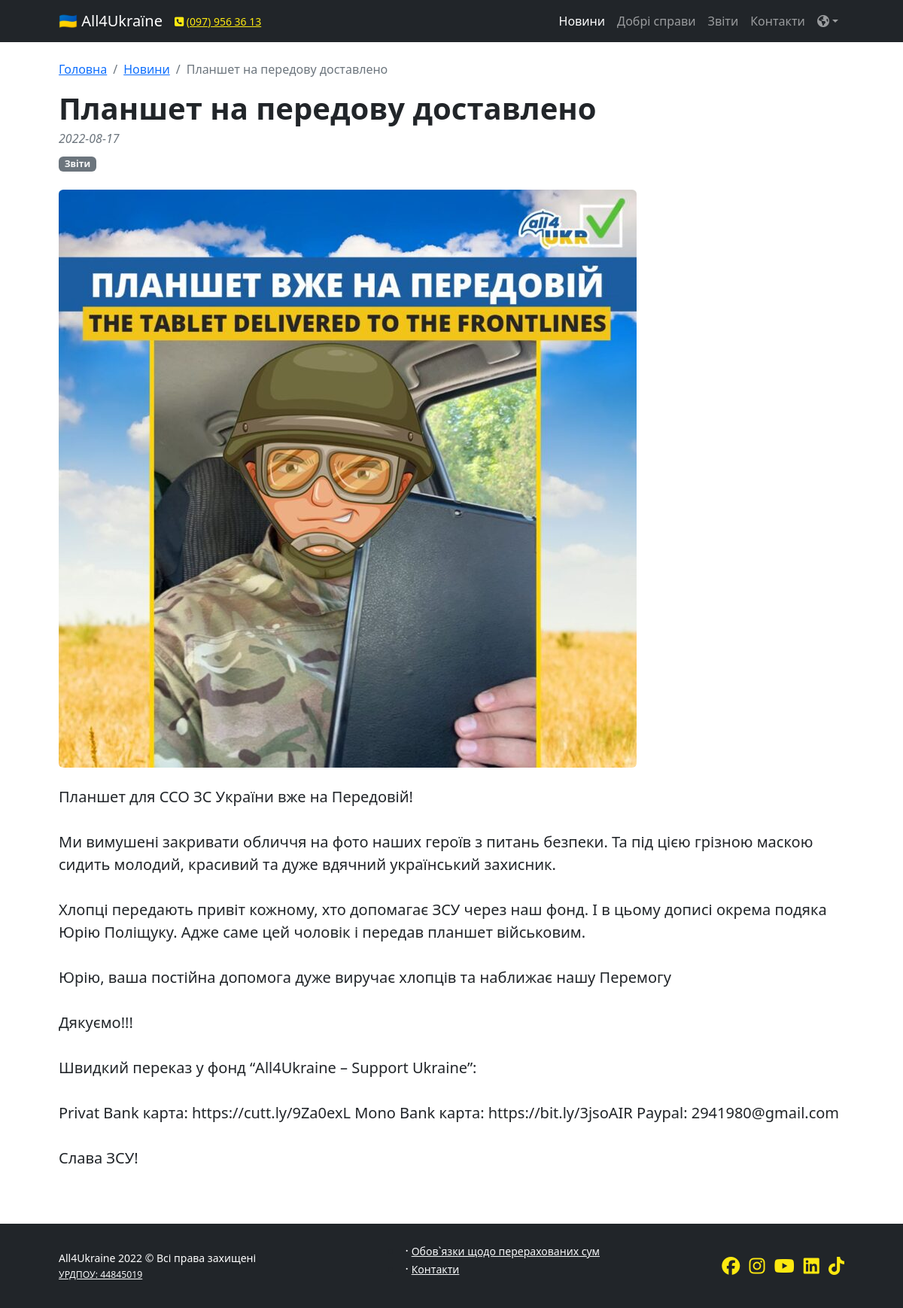
The page /view/view_news.php?id=120 on the database its author committed.
### tables this page shows
CREATE TABLE `news` (
  `news_id` int(100) NOT NULL,
  `name_ua` varchar(255) NOT NULL,
  `name_en` varchar(255) DEFAULT NULL,
  `name_sk` varchar(255) DEFAULT NULL,
  `date` date NOT NULL,
  `category` varchar(100) NOT NULL,
  `pict_src` varchar(100) DEFAULT NULL,
  `descr_ua` varchar(5000) NOT NULL,
  `descr_en` varchar(5000) DEFAULT NULL,
  `descr_sk` varchar(5000) DEFAULT NULL
);

### view/view_news.php (the view, shortened to what this page needs)
<?php
include '../view/header.php';
include '../view/menu.php';
include "../dbconnect/dbconnect.php";
$news_id = $_GET['id'];
$this_news = $pdo->query("SELECT * FROM `news` WHERE news_id = '$news_id'")->fetch(PDO::FETCH_OBJ);
?>
<section class="py-2">
    <div class="container px-5 my-3">
        <nav aria-label="breadcrumb">
            <ol class="breadcrumb">
                <li class="breadcrumb-item"><a href="index.php"><?= $lang['main']?></a></li>
                <li class="breadcrumb-item"><a href="news.php"><?= $lang['news']?></a></li>
                <li class="breadcrumb-item active" aria-current="page">
                    <?php
                    if (get_user_lang() == "ua") {
                        echo $this_news->name_ua; }
                    elseif (get_user_lang() == "en") {
                        echo $this_news->name_en; }
                    else {
                        echo $this_news->name_ck;
                    }
                    ?>
                </li>
            </ol>
        </nav>
        <div class="row gx-5">
            <div class="col-lg-12">
                <article>
                    <header class="mb-4">
                        <h1 class="fw-bolder mb-1">
                            <?php
                            if (get_user_lang() == "ua") {
                                echo $this_news->name_ua; }
                            elseif (get_user_lang() == "en") {
                                echo $this_news->name_en; }
                            else {
                                echo $this_news->name_ck;
                            }
                            ?>
                        </h1>
                        <div class="text-muted fst-italic mb-2">
                            <?=$this_news->date; ?>
                        </div>
                        <a class="badge bg-secondary text-decoration-none link-light" href="#!">
                            <?php
                            if ($this_news->category == 1) echo $lang['histories'];
                            elseif ($this_news->category == 2) echo $lang['reports'];
                            elseif ($this_news->category == 3) echo $lang['news'];
                            else echo $lang['others'];
                            ?>
                        </a>
                    </header>
                    <figure class="mb-4"><img class="img-fluid rounded" src="../uploads/<?=$this_news->pict_src; ?>" alt="..." /></figure>
                    <section class="mb-5">
                        <p class="fs-5 mb-4">
                            <?php
                            if (get_user_lang() == "ua") {
                                echo $this_news->descr_ua; }
                            elseif (get_user_lang() == "en") {
                                echo $this_news->descr_en; }
                            else {
                                echo $this_news->descr_ck;
                            }
                            ?>
                        </p>
                    </section>
                </article>
            </div>
        </div>
    </div>
</section>
<?php
include '../view/footer.php';
?>

### css/style.css (style rules this page uses)
html { font-size: 16px; }

### rows shown on the page
news: name_ua "Планшет на передову доставлено", date "2022-08-17", pict_src (picture), descr_ua "Планшет для ССО ЗС України вже на Передовій! Ми вимушені закривати обличчя на фото наших героїв з питань безпеки. Та під цією грізною маскою сидить молодий, красивий та дуже вдячний український захисник. Хлопці передають привіт кожному, хто допомагає ЗСУ через наш фонд. І в цьому дописі окрема подяка Юрію Поліщуку. Адже саме цей чоловік і передав планшет військовим. Юрію, ваша постійна допомога дуже виручає хлопців та наближає нашу Перемогу Дякуємо!!! Швидкий переказ у фонд “All4Ukraine – Support Ukraine”: Privat Bank карта: https://cutt.ly/9Za0exL Mono Bank карта: https://bit.ly/3jsoAIR Paypal: 2941980@gmail.com Слава ЗСУ!"

### other values the page prints
$lang['news'] "Новини"
$lang['good deeds'] "Добрі справи"
$lang['reports'] "Звіти"
$lang['contacts'] "Контакти"
$lang['main'] "Головна"
